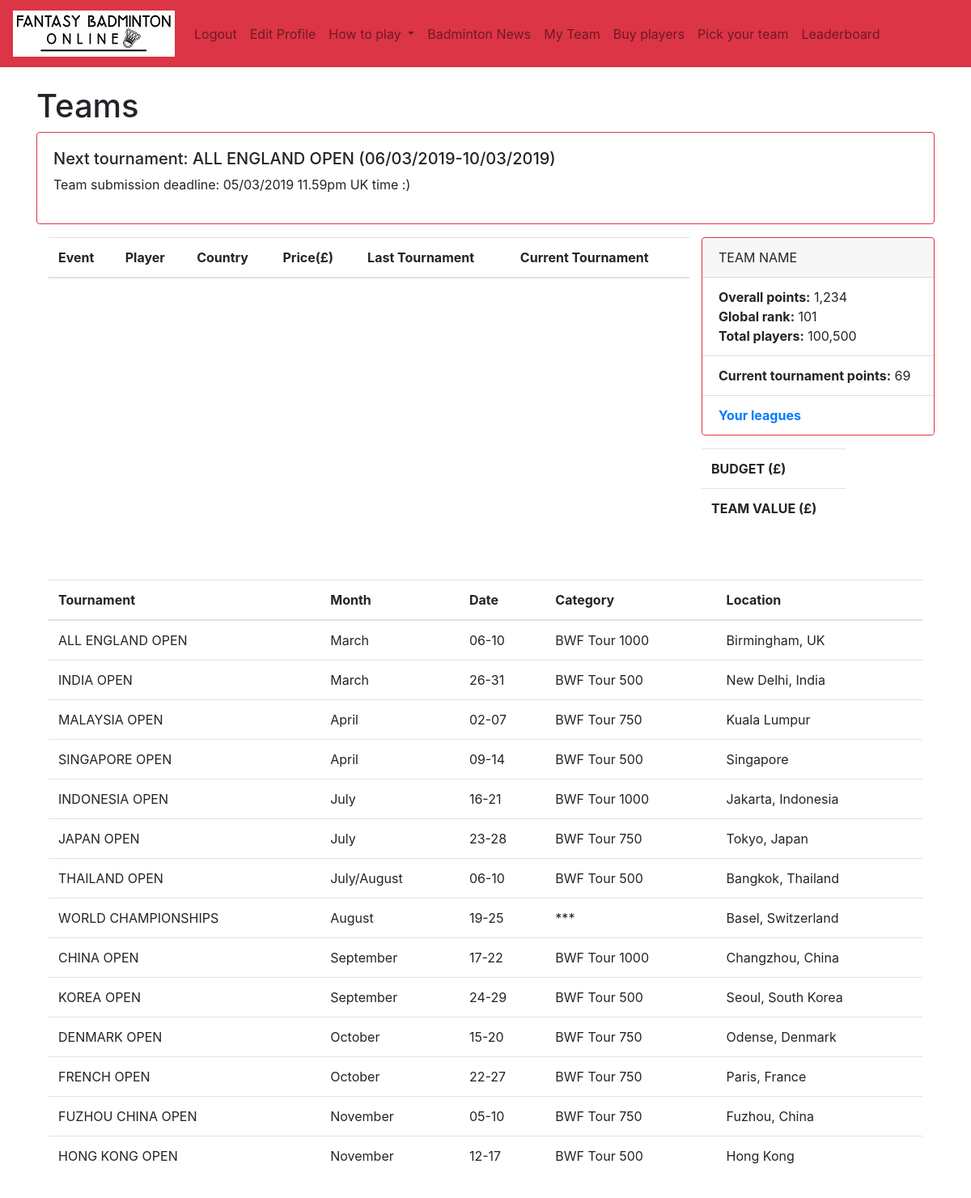
Page /my_team/ (signed in) on the earlier database version.
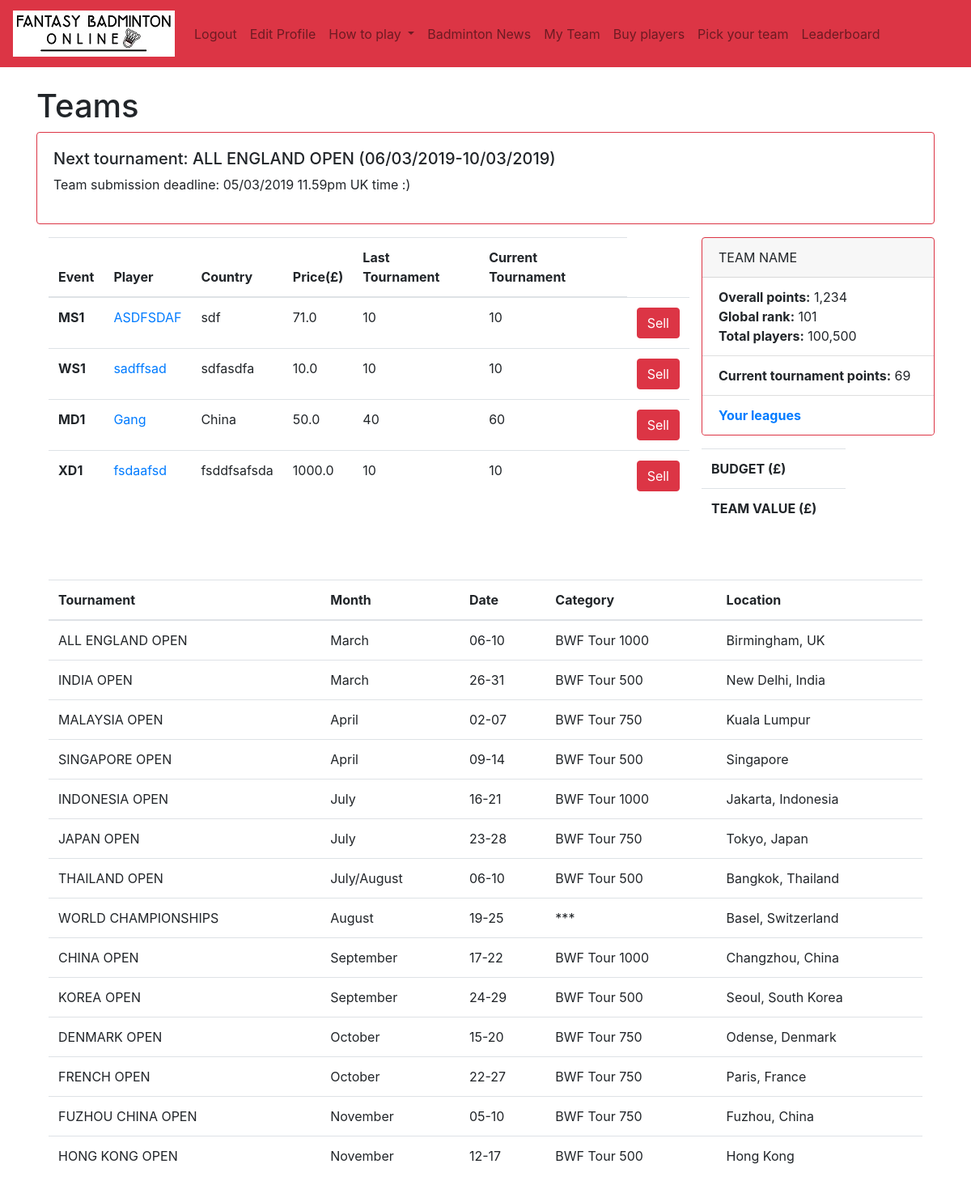
Same page on the later database version.
### authenticate/models.py (models this page shows, shortened)
class Ranking(models.Model):
	rank = models.IntegerField(default=10)
	name = models.CharField(max_length=50)
	country = models.CharField(max_length=50)
	cost = models.FloatField(default=10) # price is a number, defaults to 10. You can set it up in the admin panel
	event = models.CharField(max_length=50)
	score = models.IntegerField(default=0)
	last = models.CharField(max_length=50)
	form = models.CharField(max_length=50)
	results = models.CharField(max_length=50)
	status = models.CharField(max_length=50)
	game8 = models.CharField(max_length=50)
	match8 = models.CharField(max_length=50)
	player = models.SlugField()
	picture = models.ImageField(default='default.png', blank=True)
	playing = models.BooleanField(default=True)
	current_tournament_score = models.IntegerField(default=10)
	last_tournament_score = models.IntegerField(default=10)
	def get_type(self): # MS, WS, etc
		return self.__class__.__name__[:2]

class MSPlayer(Ranking):
	team = models.ForeignKey(Teams, on_delete=models.CASCADE, related_name='MSplayers', null=True, blank=True)  # connection to a team

class Ranking(models.Model):
	rank = models.IntegerField(default=10)
	name = models.CharField(max_length=50)
	country = models.CharField(max_length=50)
	cost = models.FloatField(default=10) # price is a number, defaults to 10. You can set it up in the admin panel
	event = models.CharField(max_length=50)
	score = models.IntegerField(default=0)
	last = models.CharField(max_length=50)
	form = models.CharField(max_length=50)
	results = models.CharField(max_length=50)
	status = models.CharField(max_length=50)
	game8 = models.CharField(max_length=50)
	match8 = models.CharField(max_length=50)
	player = models.SlugField()
	picture = models.ImageField(default='default.png', blank=True)
	playing = models.BooleanField(default=True)
	current_tournament_score = models.IntegerField(default=10)
	last_tournament_score = models.IntegerField(default=10)
	def get_type(self): # MS, WS, etc
		return self.__class__.__name__[:2]

class WSPlayer(Ranking):
	team = models.ForeignKey(Teams, on_delete=models.CASCADE, related_name='WSplayers', null=True, blank=True)  # connection to a team

class MDPlayer(Ranking):
	team = models.ForeignKey(Teams, on_delete=models.CASCADE, related_name='MDplayers', null=True, blank=True)  # connection to a team

class XDPlayer(Ranking):
	team = models.ForeignKey(Teams, on_delete=models.CASCADE, related_name='XDplayers', null=True, blank=True)  # connection to a team

### authenticate/views.py (the view)
# urls.py: path('my_team/', views.my_team, name='my_team'),
def my_team(request):
	user = request.user
	context = {}
	user_team = Teams.objects.filter(owner=user).first()
	context['MSplayers'] = MSPlayer.objects.filter(team=user_team)
	context['WSplayers'] = WSPlayer.objects.filter(team=user_team)
	context['WDplayers'] = WDPlayer.objects.filter(team=user_team)
	context['MDplayers'] = MDPlayer.objects.filter(team=user_team)
	context['XDplayers'] = XDPlayer.objects.filter(team=user_team)
	context['team'] = user_team
	return render(request, 'authenticate/my_team.html', context)

### authenticate/templates/authenticate/my_team.html (shortened to what the changed rows need)
{% extends 'authenticate/base.html' %}
{% load static %}
{% block content %}
<h1>Teams</h1>
{% if user.is_authenticated %}
<div class="container">
  <div class="row">
    <div class="col-sm">
      <table class="table table-hover">
    <thead>
        <tr>
            <th scope="col">Event</th>
            <th scope="col">Player</th>
            <th scope="col">Country</th>
            <th scope="col">Price(£)</th>
            <th scope="col">Last Tournament</th>
            <th scope="col">Current Tournament</th>
          </tr>
      </thead>
      <tbody>
      {% for player in MSplayers %}
        <tr>
          <th scope="row">MS{{ forloop.counter }}</th>
          <td><a href="#">{{ player.name }}</a></td>
          <td>{{ player.country }}</td>
          <td>{{ player.cost }}</td>
          <td>{{ player.last_tournament_score }}</td>
          <td>{{ player.current_tournament_score }}</td>
          <td><a href="{% url 'sell_player' player_type=player.get_type player_pk=player.pk %}" class="btn btn-danger" role="button">Sell</a></td>
        </tr>
      {% endfor %}
      {% for player in WSplayers %}
        <tr>
          <th scope="row">WS{{ forloop.counter }}</th>
          <td><a href="#">{{ player.name }}</a></td>
          <td>{{ player.country }}</td>
          <td>{{ player.cost }}</td>
          <td>{{ player.last_tournament_score }}</td>
          <td>{{ player.current_tournament_score }}</td>
          <td><a href="{% url 'sell_player' player_type=player.get_type player_pk=player.pk %}" class="btn btn-danger" role="button">Sell</a></td>
        </tr>
      {% endfor %}
      {% for player in MDplayers %}
        <tr>
          <th scope="row">MD{{ forloop.counter }}</th>
          <td><a href="#">{{ player.name }}</a></td>
          <td>{{ player.country }}</td>
          <td>{{ player.cost }}</td>
          <td>{{ player.last_tournament_score }}</td>
          <td>{{ player.current_tournament_score }}</td>
          <td><a href="{% url 'sell_player' player_type=player.get_type player_pk=player.pk %}" class="btn btn-danger" role="button">Sell</a></td>
        </tr>
      {% endfor %}
      {% for player in XDplayers %}
        <tr>
          <th scope="row">XD{{ forloop.counter }}</th>
          <td><a href="#">{{ player.name }}</a></td>
          <td>{{ player.country }}</td>
          <td>{{ player.cost }}</td>
          <td>{{ player.last_tournament_score }}</td>
          <td>{{ player.current_tournament_score }}</td>
          <td><a href="{% url 'sell_player' player_type=player.get_type player_pk=player.pk %}" class="btn btn-danger" role="button">Sell</a></td>
        </tr>
      {% endfor %}
      </tbody>
    </table>
    </div>
    <div class="col-sm..offset-md-4">
      <div class="container border-danger">
        <div class="row">
          <div class="col-sm.offset-md-4">
          <table class="table table-hover">
            <tbody>
              <tr>
                <th scope="row">BUDGET (£)</th>
              </tr>
              <tr>
                <th scope="row">TEAM VALUE (£)</th>
              </tr>
            </tbody>
          </table>
          </div>
        </div>
      </div>
    </div>
  </div>
</div>
{% endif %}
<div class="col-sm">
      <table class="table table-hover">
    <thead>
        <tr>
            <th scope="col">Tournament</th>
            <th scope="col">Month</th>
            <th scope="col">Date</th>
            <th scope="col">Category</th>
            <th scope="col">Location</th>
        </tr>
    </thead>
    </table>
  </div>
{% endblock %}

Differences in the rows shown:
added MSPlayer: name "ASDFSDAF", country "sdf", cost "71.0", last_tournament_score "10", current_tournament_score "10"
added WSPlayer: name "sadffsad", country "sdfasdfa", cost "10.0", last_tournament_score "10", current_tournament_score "10"
added MDPlayer: name "Gang", country "China", cost "50.0", last_tournament_score "40", current_tournament_score "60"
added XDPlayer: name "fsdaafsd", country "fsddfsafsda", cost "1000.0", last_tournament_score "10", current_tournament_score "10"
